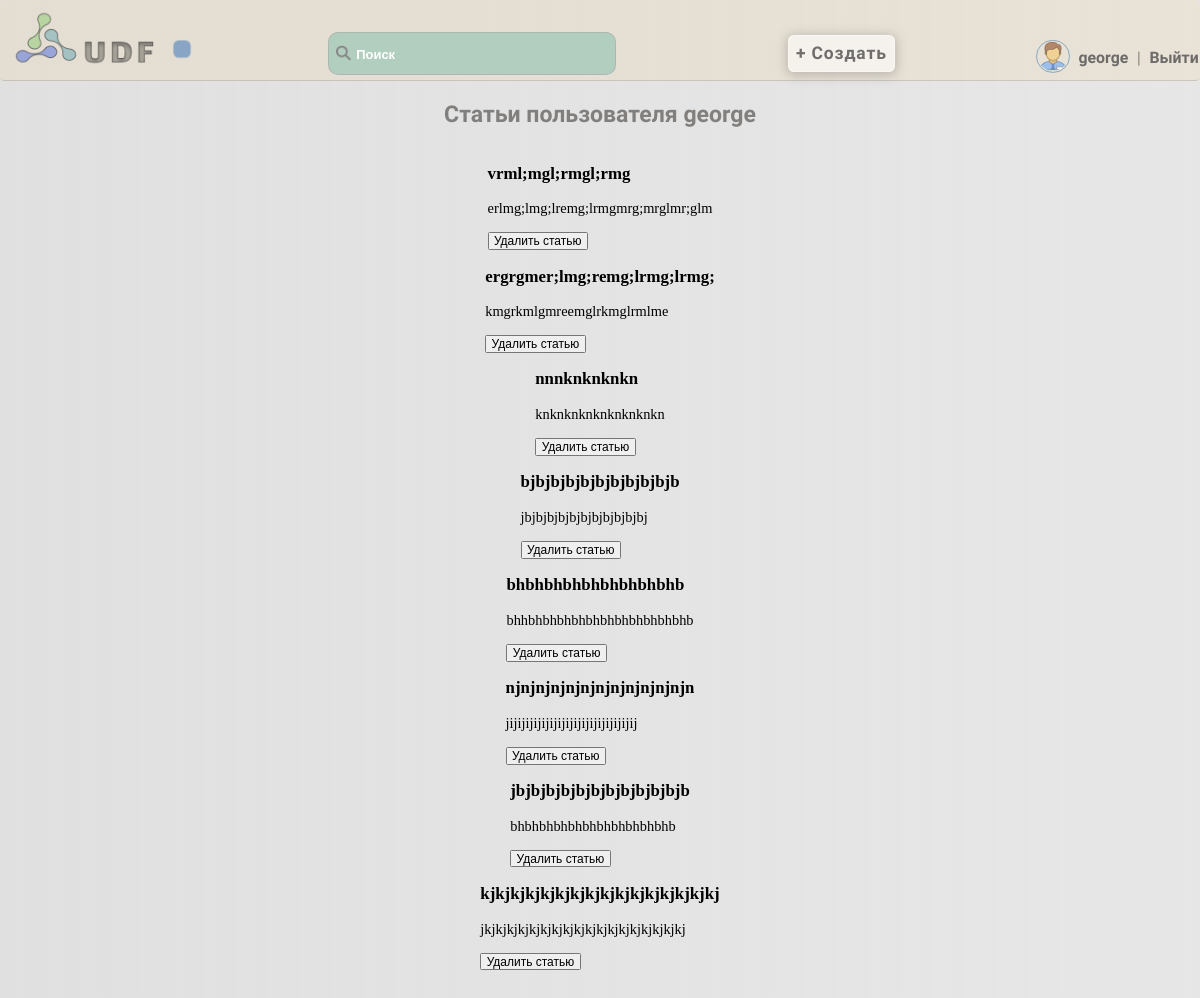
The page /user/1/articles/ (signed in) on the database as committed earlier.
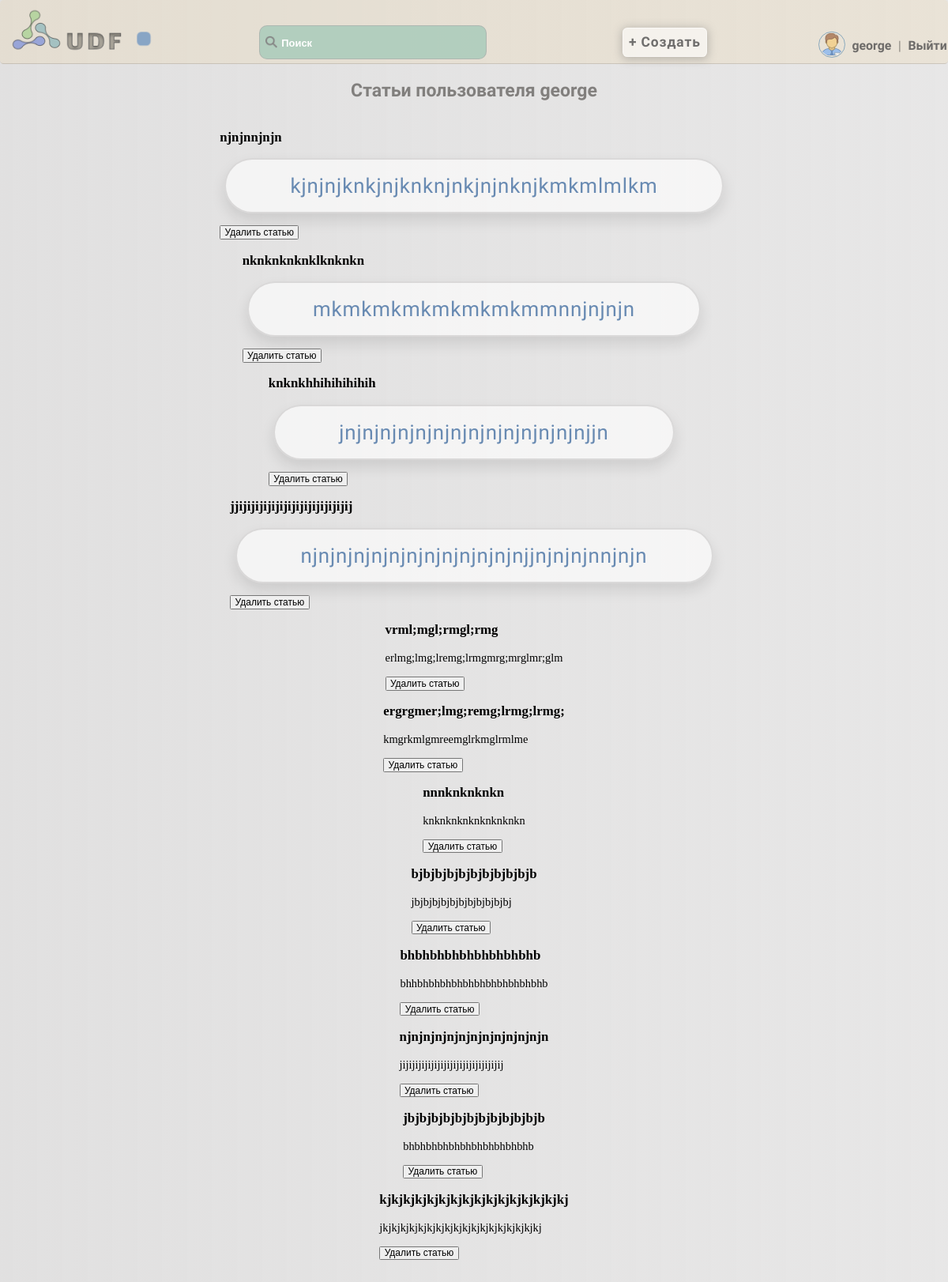
The same page on the database as committed later.
### articles/models.py (models this page shows, shortened)
class Article(models.Model):
    title = models.CharField(max_length=255)
    content = models.TextField()
    author = models.ForeignKey(settings.AUTH_USER_MODEL, on_delete=models.CASCADE)
    created_at = models.DateTimeField(auto_now_add=True)
    likes = models.ManyToManyField(settings.AUTH_USER_MODEL, related_name='liked_articles')
    dislikes = models.ManyToManyField(settings.AUTH_USER_MODEL, related_name='disliked_articles')

### articles/views.py (the view)
# urls.py: path('user/<int:user_id>/articles/', user_articles, name='user_articles'),
@login_required()
def user_articles(request, user_id):
    user = get_object_or_404(User, id=user_id)
    articles = Article.objects.filter(author=user).order_by('-created_at')
    return render(request, 'articles/user_articles.html', {'user': user, 'articles': articles})

### articles/templates/articles/user_articles.html (shortened to what this page needs)
{% extends 'core/base.html' %}
{% block content %}
  <h2>Статьи пользователя {{ user.username }}</h2>
  {% for article in articles %}
    <div>
      <h3>{{ article.title }}</h3>
      <p>{{ article.content|safe }}</p>
      {% if user.is_authenticated and user == article.author %}
        <form method="post" action="{% url 'delete_article' pk=article.pk %}">
          <button type="submit" onclick="return confirm('Вы уверены, что хотите удалить эту статью?')">Удалить статью</button>
        </form>
      {% endif %}
    </div>
  {% endfor %}
{% endblock %}

Rows that differ between the two databases and show on the page:
added Article: title "njnjnnjnjn", content "kjnjnjknkjnjknknjnkjnjnknjkmkmlmlkm", shows "Удалить статью"
added Article: title "nknknknknklknknkn", content "mkmkmkmkmkmkmkmmnnjnjnjn", shows "Удалить статью"
added Article: title "knknkhhihihihihih", content "jnjnjnjnjnjnjnjnjnjnjnjnjnjnjjn", shows "Удалить статью"
added Article: title "jjijijijijijijijijijijijijijij", content "njnjnjnjnjnjnjnjnjnjnjnjnjjnjnjnjnnjnjn", shows "Удалить статью"
